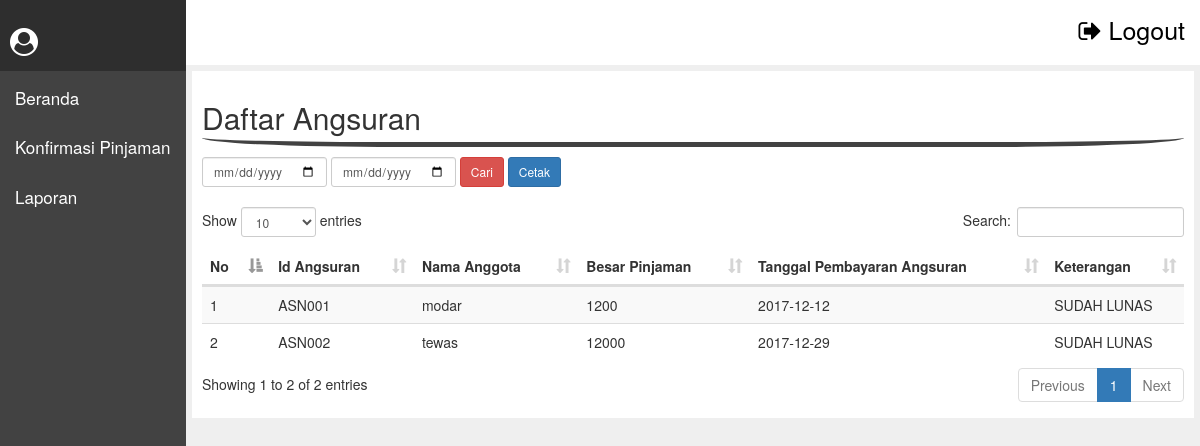
Screenshot of /index.php/angsuran/page/lap_angsuran with the database file from the repository.
### tables this page shows
CREATE TABLE `angsuran` (
  `id_angsuran` varchar(50) NOT NULL,
  `id_anggota` varchar(50) NOT NULL,
  `id_pinjaman` varchar(50) NOT NULL,
  `tgl_pembayaran` date NOT NULL,
  `besar_pinjaman` varchar(50) NOT NULL,
  `keterangan_angsuran` text NOT NULL
);

CREATE TABLE `anggota` (
  `id_anggota` varchar(50) NOT NULL,
  `nama` varchar(50) NOT NULL,
  `alamat` text NOT NULL,
  `tgl_lahir` date NOT NULL,
  `jenis_kelamin` varchar(50) NOT NULL,
  `status` varchar(50) NOT NULL,
  `no_tlp` varchar(50) NOT NULL,
  `keterangan` text NOT NULL
);

### application/controllers/angsuran.php (called while the page is built, shortened)
<?php
	class angsuran extends CI_Controller{
		function __construct(){
			$this->load->model('model_angsuran');
		}
		function page(){
			$page = $this->uri->segment(3);
			$data['page'] = $page;
			$data['folder'] = "angsuran/";
			if($page == 'angsuran'){
				$data['tmp_angsuran'] = $this->model_angsuran->tmp_angsuran()->result();
				$this->load->view('index',$data);
			}else if($page == 'lap_angsuran'){
				$awal = $this->input->post('awal');
				$akhir = $this->input->post('akhir');
				if(!empty($awal)){
					$data['tmp_angsuran']=$this->model_angsuran->cari_tanggal("WHERE angsuran.tgl_pembayaran BETWEEN '$awal' AND '$akhir'")->result();
				}else{
					$data['tmp_angsuran'] = $this->model_angsuran->tmp_angsuran()->result();
				}
				$this->load->view('index',$data);
			}else{
				$this->load->view('index',$data);
			}
		}
	}
 ?>

### index.php (called while the page is built, shortened)
<?php
require_once BASEPATH.'core/CodeIgniter.php';

### application/models/model_angsuran.php (called while the page is built, shortened)
<?php
	class model_angsuran extends CI_Model{
		function tmp_angsuran(){
			return $this->db->query("SELECT * FROM angsuran INNER JOIN anggota ON angsuran.id_anggota = anggota.id_anggota");
		}
	}
 ?>

### application/views/content/angsuran/lap_angsuran.php (the view, shortened to what this page needs)
<h2>Daftar Angsuran </h2>
<div class="form-inline">
	<?php echo form_open('angsuran/page/lap_angsuran') ?>
	<div class="form-group">
		<input type="date" class="form-control input-sm" id="tgl_awal" value="<?php echo $this->input->post('awal'); ?>"  name="awal">
	</div>
	<div class="form-group">
		<input type="date" id="tgl_akhir" class="form-control input-sm" value="<?php echo $this->input->post('akhir'); ?>"  name="akhir">
	</div>
	<input name="cari" type="submit" value="Cari" class="btn btn-danger btn-sm">
	<input type="button" value="Cetak" class="btn btn-primary btn-sm" onclick="cetak_lap()">
	<?php echo form_close() ?>
</div><br>
<div class="table-responsive">
	<table class="table table-striped" id="table">
		<thead>
			<tr>
				<th>No</th>
				<th>Id Angsuran</th>
				<th>Nama Anggota</th>
				<th>Besar Pinjaman</th>
				<th>Tanggal Pembayaran Angsuran</th>
				<th>Keterangan</th>
			</tr>
		</thead>
		<tbody>
			<?php
				$no = 0;
				foreach ($tmp_angsuran as $data) {$no++;
			 ?>
			 <tr>
			 	<td><?php echo $no; ?></td>
			 	<td><?php echo $data->id_angsuran ?></td>
			 	<td><?php echo $data->nama ?></td>
			 	<td><?php echo $data->besar_pinjaman ?></td>
			 	<td><?php echo $data->tgl_pembayaran ?></td>
			 	<td><?php echo $data->keterangan_angsuran ?></td>
			 </tr>
			 <?php } ?>
		</tbody>
	</table>
</div>

### rows the page displays
angsuran: id_angsuran "ASN001", id_anggota.nama "modar", besar_pinjaman "1200", tgl_pembayaran "2017-12-12", keterangan_angsuran "SUDAH LUNAS"
angsuran: id_angsuran "ASN002", id_anggota.nama "tewas", besar_pinjaman "12000", tgl_pembayaran "2017-12-29", keterangan_angsuran "SUDAH LUNAS"
